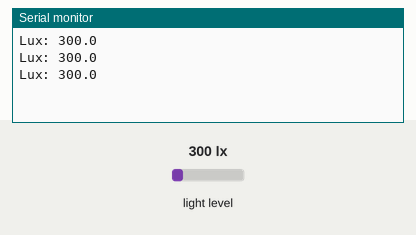
Simulated run of this sketch. Board: Arduino Nano, built with avr-gcc and run on an emulated ATmega328P. On the bench: the last lines printed to the serial monitor. Inputs (shaded band) come from the test bench; at power-on: light level 300 lx.

Above: at 1.3 s.
1.4 s: light level set to 40 lx
At 1.9 s:
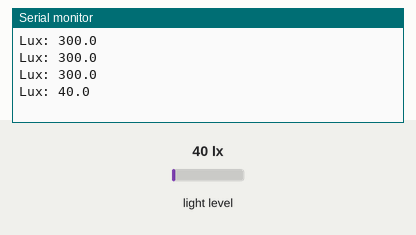
2.9 s: light level set to 500 lx
At 3.4 s:
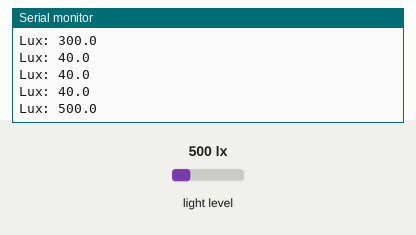
Timing chart, 0 to 5.9 s (numbered marks = the images above; inputs shaded):
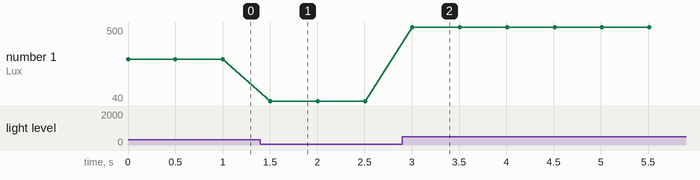

The sketch:

bh1750_lux_meter.ino
```cpp
// Reads light intensity from a BH1750 sensor over I2C and outputs lux to the Serial Monitor at 500 ms intervals.
//
// Full tutorial: https://shillehtek.com/blogs/news/arduino-bh1750-read-real-lux
// Parts used: https://shillehtek.com/products/shillehtek-gy-302-bh1750-pre-soldered-light-intensity-module
//             https://shillehtek.com/products/arduino-nano-v3-presoldered-ch340g-atmega328p
//             https://shillehtek.com/products/shillehtek-120pcs-multicolored-dupont-wire
// More examples: https://github.com/shillehbean/shillehtek-examples
//

#include <Wire.h>
#include <BH1750.h>

BH1750 light;

void setup() {
  Serial.begin(9600);
  Wire.begin();
  light.begin();
}

void loop() {
  float lux = light.readLightLevel();
  Serial.print("Lux: "); Serial.println(lux, 1);
  delay(500);
}
```

Measured:
- after the input at 1.4 s, the serial monitor: prints a new line after 0.10 s (image 1)
- after the input at 2.9 s, the serial monitor: prints a new line after 0.11 s (image 2)
- plotted number 1: 300 → 40 after the input at 1.4 s, 40 → 500 after the input at 2.9 s
